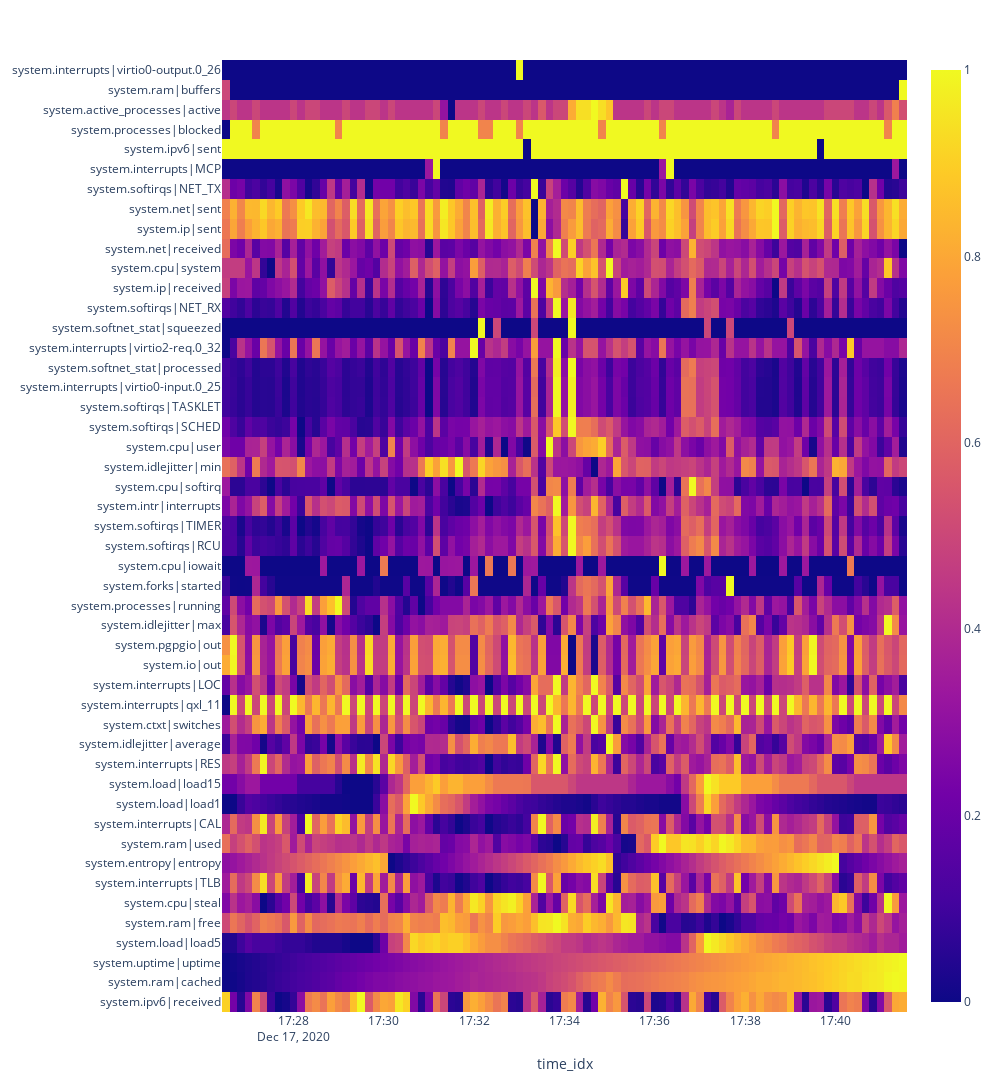

Notebook code cell kept with this figure:
### Code cell
fig = px.imshow(df.transpose())
fig.update_layout(
    autosize=False,
    width=1000,
    height=1200)
fig.show()

### Figure 1 — Plotly figure (JSON) as saved in the notebook; plotly's stock layout.template omitted (floating-point values rounded to 4 significant figures; data arrays with more than 128 entries replaced by an {"elided": "..."} marker saying what was removed)
{"data": [{"coloraxis": "coloraxis", "hovertemplate": "time_idx: %{x}<br>y: %{y}<br>color: %{z}<extra></extra>", "name": "0", "type": "heatmap", "x": ["2020-12-17T17:26:30", "2020-12-17T17:26:40", "2020-12-17T17:26:50", "2020-12-17T17:27:00", "2020-12-17T17:27:10", "2020-12-17T17:27:20", "2020-12-17T17:27:30", "2020-12-17T17:27:40", "2020-12-17T17:27:50", "2020-12-17T17:28:00", "2020-12-17T17:28:10", "2020-12-17T17:28:20", "2020-12-17T17:28:30", "2020-12-17T17:28:40", "2020-12-17T17:28:50", "2020-12-17T17:29:00", "2020-12-17T17:29:10", "2020-12-17T17:29:20", "2020-12-17T17:29:30", "2020-12-17T17:29:40", "2020-12-17T17:29:50", "2020-12-17T17:30:00", "2020-12-17T17:30:10", "2020-12-17T17:30:20", "2020-12-17T17:30:30", "2020-12-17T17:30:40", "2020-12-17T17:30:50", "2020-12-17T17:31:00", "2020-12-17T17:31:10", "2020-12-17T17:31:20", "2020-12-17T17:31:30", "2020-12-17T17:31:40", "2020-12-17T17:31:50", "2020-12-17T17:32:00", "2020-12-17T17:32:10", "2020-12-17T17:32:20", "2020-12-17T17:32:30", "2020-12-17T17:32:40", "2020-12-17T17:32:50", "2020-12-17T17:33:00", "2020-12-17T17:33:10", "2020-12-17T17:33:20", "2020-12-17T17:33:30", "2020-12-17T17:33:40", "2020-12-17T17:33:50", "2020-12-17T17:34:00", "2020-12-17T17:34:10", "2020-12-17T17:34:20", "2020-12-17T17:34:30", "2020-12-17T17:34:40", "2020-12-17T17:34:50", "2020-12-17T17:35:00", "2020-12-17T17:35:10", "2020-12-17T17:35:20", "2020-12-17T17:35:30", "2020-12-17T17:35:40", "2020-12-17T17:35:50", "2020-12-17T17:36:00", "2020-12-17T17:36:10", "2020-12-17T17:36:20", "2020-12-17T17:36:30", "2020-12-17T17:36:40", "2020-12-17T17:36:50", "2020-12-17T17:37:00", "2020-12-17T17:37:10", "2020-12-17T17:37:20", "2020-12-17T17:37:30", "2020-12-17T17:37:40", "2020-12-17T17:37:50", "2020-12-17T17:38:00", "2020-12-17T17:38:10", "2020-12-17T17:38:20", "2020-12-17T17:38:30", "2020-12-17T17:38:40", "2020-12-17T17:38:50", "2020-12-17T17:39:00", "2020-12-17T17:39:10", "2020-12-17T17:39:20", "2020-12-17T17:39:30", "2020-12-17T17:39:40", "2020-12-17T17:39:50", "2020-12-17T17:40:00", "2020-12-17T17:40:10", "2020-12-17T17:40:20", "2020-12-17T17:40:30", "2020-12-17T17:40:40", "2020-12-17T17:40:50", "2020-12-17T17:41:00", "2020-12-17T17:41:10", "2020-12-17T17:41:20", "2020-12-17T17:41:30"], "xaxis": "x", "y": ["system.interrupts|virtio0-output.0_26", "system.ram|buffers", "system.active_processes|active", "system.processes|blocked", "system.ipv6|sent", "system.interrupts|MCP", "system.softirqs|NET_TX", "system.net|sent", "system.ip|sent", "system.net|received", "system.cpu|system", "system.ip|received", "system.softirqs|NET_RX", "system.softnet_stat|squeezed", "system.interrupts|virtio2-req.0_32", "system.softnet_stat|processed", "system.interrupts|virtio0-input.0_25", "system.softirqs|TASKLET", "system.softirqs|SCHED", "system.cpu|user", "system.idlejitter|min", "system.cpu|softirq", "system.intr|interrupts", "system.softirqs|TIMER", "system.softirqs|RCU", "system.cpu|iowait", "system.forks|started", "system.processes|running", "system.idlejitter|max", "system.pgpgio|out", "system.io|out", "system.interrupts|LOC", "system.interrupts|qxl_11", "system.ctxt|switches", "system.idlejitter|average", "system.interrupts|RES", "system.load|load15", "system.load|load1", "system.interrupts|CAL", "system.ram|used", "system.entropy|entropy", "system.interrupts|TLB", "system.cpu|steal", "system.ram|free", "system.load|load5", "system.uptime|uptime", "system.ram|cached", "system.ipv6|received"], "yaxis": "y", "z": {"elided": "48x91 float values"}}], "layout": {"autosize": false, "coloraxis": {"colorscale": [[0, "#0d0887"], [0.1111, "#46039f"], [0.2222, "#7201a8"], [0.3333, "#9c179e"], [0.4444, "#bd3786"], [0.5556, "#d8576b"], [0.6667, "#ed7953"], [0.7778, "#fb9f3a"], [0.8889, "#fdca26"], [1, "#f0f921"]]}, "height": 1200, "margin": {"t": 60}, "width": 1000, "xaxis": {"anchor": "y", "constrain": "domain", "domain": [0, 1], "scaleanchor": "y", "title": {"text": "time_idx"}}, "yaxis": {"anchor": "x", "autorange": "reversed", "constrain": "domain", "domain": [0, 1]}}}
